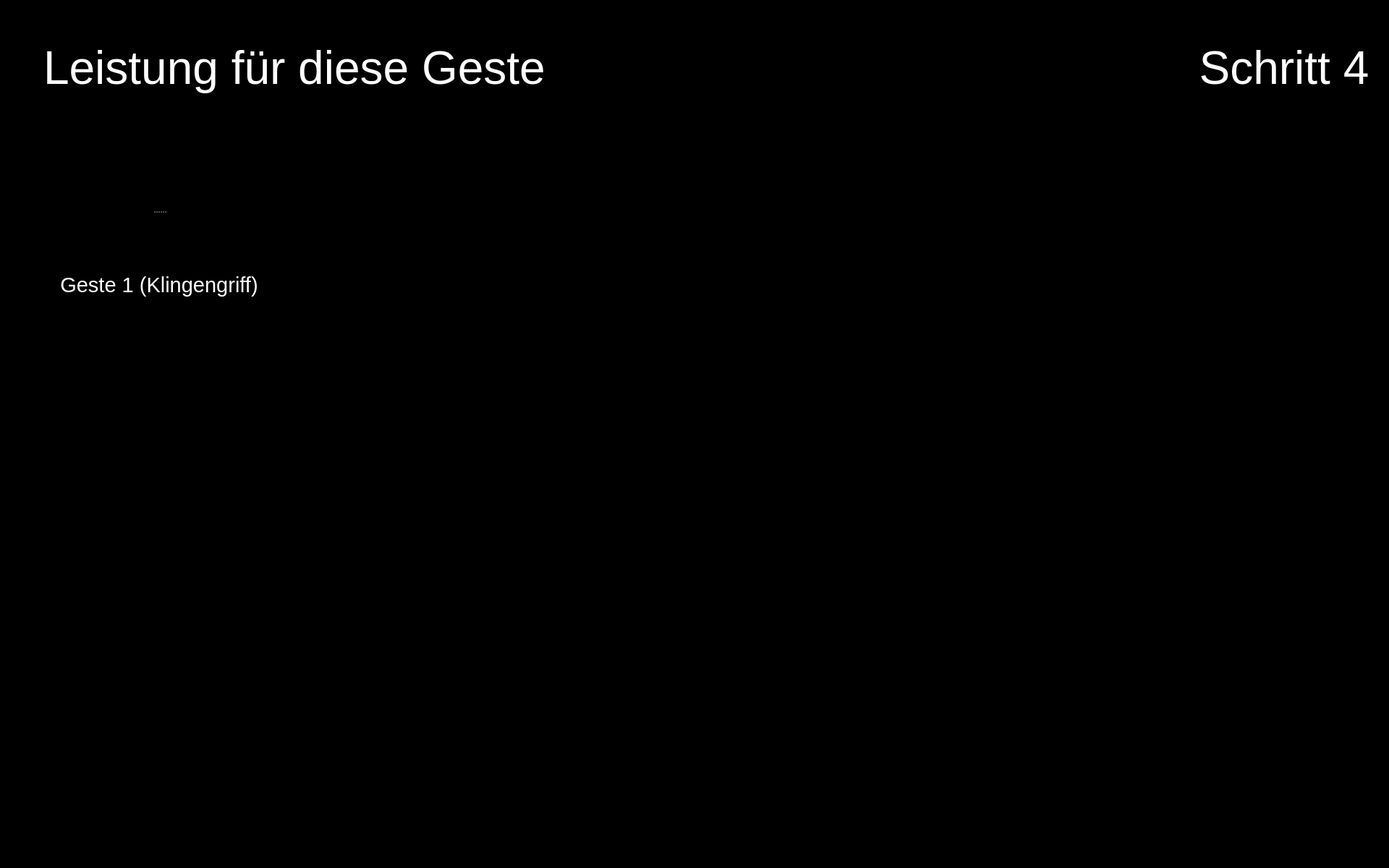
<?xml version="1.0" encoding="UTF-8"?>
<ui version="4.0">
 <class>Form</class>
 <widget class="QWidget" name="Form">
  <property name="geometry">
   <rect>
    <x>0</x>
    <y>0</y>
    <width>1920</width>
    <height>1200</height>
   </rect>
  </property>
  <property name="maximumSize">
   <size>
    <width>1920</width>
    <height>1200</height>
   </size>
  </property>
  <property name="windowTitle">
   <string>Form</string>
  </property>
  <property name="styleSheet">
   <string notr="true">background-color: rgb(0, 0, 0);</string>
  </property>
  <widget class="QPushButton" name="button_nav_left">
   <property name="enabled">
    <bool>true</bool>
   </property>
   <property name="geometry">
    <rect>
     <x>800</x>
     <y>560</y>
     <width>150</width>
     <height>150</height>
    </rect>
   </property>
   <property name="minimumSize">
    <size>
     <width>81</width>
     <height>81</height>
    </size>
   </property>
   <property name="maximumSize">
    <size>
     <width>150</width>
     <height>150</height>
    </size>
   </property>
   <property name="cursor">
    <cursorShape>OpenHandCursor</cursorShape>
   </property>
   <property name="focusPolicy">
    <enum>Qt::WheelFocus</enum>
   </property>
   <property name="contextMenuPolicy">
    <enum>Qt::DefaultContextMenu</enum>
   </property>
   <property name="layoutDirection">
    <enum>Qt::LeftToRight</enum>
   </property>
   <property name="autoFillBackground">
    <bool>false</bool>
   </property>
   <property name="styleSheet">
    <string notr="true"/>
   </property>
   <property name="icon">
    <iconset resource="resources/res.qrc">
     <normaloff>:/buttons/Button Left.svg</normaloff>:/buttons/Button Left.svg</iconset>
   </property>
   <property name="iconSize">
    <size>
     <width>144</width>
     <height>144</height>
    </size>
   </property>
   <property name="autoDefault">
    <bool>false</bool>
   </property>
   <property name="default">
    <bool>false</bool>
   </property>
   <property name="flat">
    <bool>true</bool>
   </property>
  </widget>
  <widget class="QPushButton" name="button_nav_right">
   <property name="enabled">
    <bool>true</bool>
   </property>
   <property name="geometry">
    <rect>
     <x>960</x>
     <y>560</y>
     <width>150</width>
     <height>150</height>
    </rect>
   </property>
   <property name="minimumSize">
    <size>
     <width>81</width>
     <height>81</height>
    </size>
   </property>
   <property name="maximumSize">
    <size>
     <width>150</width>
     <height>150</height>
    </size>
   </property>
   <property name="cursor">
    <cursorShape>OpenHandCursor</cursorShape>
   </property>
   <property name="focusPolicy">
    <enum>Qt::WheelFocus</enum>
   </property>
   <property name="contextMenuPolicy">
    <enum>Qt::DefaultContextMenu</enum>
   </property>
   <property name="layoutDirection">
    <enum>Qt::LeftToRight</enum>
   </property>
   <property name="autoFillBackground">
    <bool>false</bool>
   </property>
   <property name="styleSheet">
    <string notr="true"/>
   </property>
   <property name="icon">
    <iconset resource="resources/res.qrc">
     <normaloff>:/buttons/Button Right.svg</normaloff>:/buttons/Button Right.svg</iconset>
   </property>
   <property name="iconSize">
    <size>
     <width>144</width>
     <height>144</height>
    </size>
   </property>
   <property name="autoDefault">
    <bool>false</bool>
   </property>
   <property name="default">
    <bool>false</bool>
   </property>
   <property name="flat">
    <bool>true</bool>
   </property>
  </widget>
  <widget class="QPushButton" name="button_exit">
   <property name="enabled">
    <bool>true</bool>
   </property>
   <property name="geometry">
    <rect>
     <x>1760</x>
     <y>1040</y>
     <width>150</width>
     <height>150</height>
    </rect>
   </property>
   <property name="minimumSize">
    <size>
     <width>81</width>
     <height>81</height>
    </size>
   </property>
   <property name="maximumSize">
    <size>
     <width>150</width>
     <height>150</height>
    </size>
   </property>
   <property name="cursor">
    <cursorShape>OpenHandCursor</cursorShape>
   </property>
   <property name="focusPolicy">
    <enum>Qt::WheelFocus</enum>
   </property>
   <property name="contextMenuPolicy">
    <enum>Qt::DefaultContextMenu</enum>
   </property>
   <property name="icon">
    <iconset resource="resources/res.qrc">
     <normaloff>:/buttons/Button Exit.svg</normaloff>:/buttons/Button Exit.svg</iconset>
   </property>
   <property name="iconSize">
    <size>
     <width>144</width>
     <height>144</height>
    </size>
   </property>
   <property name="autoDefault">
    <bool>false</bool>
   </property>
   <property name="default">
    <bool>false</bool>
   </property>
   <property name="flat">
    <bool>true</bool>
   </property>
  </widget>
  <widget class="QLabel" name="icon_expert_1">
   <property name="enabled">
    <bool>true</bool>
   </property>
   <property name="geometry">
    <rect>
     <x>490</x>
     <y>220</y>
     <width>100</width>
     <height>100</height>
    </rect>
   </property>
   <property name="sizePolicy">
    <sizepolicy hsizetype="Preferred" vsizetype="Preferred">
     <horstretch>0</horstretch>
     <verstretch>0</verstretch>
    </sizepolicy>
   </property>
   <property name="maximumSize">
    <size>
     <width>100</width>
     <height>100</height>
    </size>
   </property>
   <property name="text">
    <string/>
   </property>
   <property name="pixmap">
    <pixmap resource="resources/res.qrc">:/img/Icon Expert.png</pixmap>
   </property>
   <property name="scaledContents">
    <bool>true</bool>
   </property>
  </widget>
  <widget class="QLabel" name="image_step">
   <property name="geometry">
    <rect>
     <x>1650</x>
     <y>170</y>
     <width>250</width>
     <height>250</height>
    </rect>
   </property>
   <property name="font">
    <font>
     <pointsize>48</pointsize>
    </font>
   </property>
   <property name="styleSheet">
    <string notr="true">color: rgb(255, 255, 255);</string>
   </property>
   <property name="text">
    <string/>
   </property>
   <property name="pixmap">
    <pixmap resource="resources/res.qrc">:/detected steps/Detected Step4 Button.png</pixmap>
   </property>
   <property name="alignment">
    <set>Qt::AlignCenter</set>
   </property>
   <property name="wordWrap">
    <bool>true</bool>
   </property>
  </widget>
  <widget class="QLabel" name="icon_reaction_1">
   <property name="enabled">
    <bool>true</bool>
   </property>
   <property name="geometry">
    <rect>
     <x>1400</x>
     <y>250</y>
     <width>200</width>
     <height>200</height>
    </rect>
   </property>
   <property name="sizePolicy">
    <sizepolicy hsizetype="Preferred" vsizetype="Preferred">
     <horstretch>0</horstretch>
     <verstretch>0</verstretch>
    </sizepolicy>
   </property>
   <property name="maximumSize">
    <size>
     <width>200</width>
     <height>200</height>
    </size>
   </property>
   <property name="text">
    <string/>
   </property>
   <property name="scaledContents">
    <bool>true</bool>
   </property>
  </widget>
  <widget class="QLabel" name="icon_newbie_1">
   <property name="enabled">
    <bool>true</bool>
   </property>
   <property name="geometry">
    <rect>
     <x>490</x>
     <y>380</y>
     <width>100</width>
     <height>100</height>
    </rect>
   </property>
   <property name="sizePolicy">
    <sizepolicy hsizetype="Preferred" vsizetype="Preferred">
     <horstretch>0</horstretch>
     <verstretch>0</verstretch>
    </sizepolicy>
   </property>
   <property name="maximumSize">
    <size>
     <width>100</width>
     <height>100</height>
    </size>
   </property>
   <property name="text">
    <string/>
   </property>
   <property name="pixmap">
    <pixmap resource="resources/res.qrc">:/img/Icon User.png</pixmap>
   </property>
   <property name="scaledContents">
    <bool>true</bool>
   </property>
  </widget>
  <widget class="QLabel" name="label_plot_1">
   <property name="geometry">
    <rect>
     <x>490</x>
     <y>180</y>
     <width>850</width>
     <height>340</height>
    </rect>
   </property>
   <property name="maximumSize">
    <size>
     <width>1200</width>
     <height>480</height>
    </size>
   </property>
   <property name="font">
    <font>
     <pointsize>48</pointsize>
    </font>
   </property>
   <property name="styleSheet">
    <string notr="true">color: rgb(255, 255, 255);</string>
   </property>
   <property name="text">
    <string/>
   </property>
   <property name="scaledContents">
    <bool>true</bool>
   </property>
  </widget>
  <widget class="QLabel" name="label_text_step">
   <property name="geometry">
    <rect>
     <x>1650</x>
     <y>20</y>
     <width>250</width>
     <height>150</height>
    </rect>
   </property>
   <property name="font">
    <font>
     <family>Arial</family>
     <pointsize>48</pointsize>
     <weight>9</weight>
     <italic>false</italic>
     <bold>false</bold>
    </font>
   </property>
   <property name="styleSheet">
    <string notr="true">font: 75 48pt &quot;Arial&quot;;
color: rgb(255, 255, 255);</string>
   </property>
   <property name="text">
    <string>Schritt 4</string>
   </property>
   <property name="textFormat">
    <enum>Qt::RichText</enum>
   </property>
   <property name="alignment">
    <set>Qt::AlignCenter</set>
   </property>
   <property name="wordWrap">
    <bool>true</bool>
   </property>
  </widget>
  <widget class="QSplitter" name="splitter_2">
   <property name="geometry">
    <rect>
     <x>60</x>
     <y>210</y>
     <width>320</width>
     <height>282</height>
    </rect>
   </property>
   <property name="orientation">
    <enum>Qt::Vertical</enum>
   </property>
   <widget class="QLabel" name="image_required_1">
    <property name="maximumSize">
     <size>
      <width>320</width>
      <height>240</height>
     </size>
    </property>
    <property name="text">
     <string/>
    </property>
    <property name="pixmap">
     <pixmap resource="resources/res.qrc">:/img/right_step4_gesture1.png</pixmap>
    </property>
    <property name="scaledContents">
     <bool>true</bool>
    </property>
   </widget>
   <widget class="QLabel" name="text_required_1">
    <property name="font">
     <font>
      <family>Arial</family>
      <pointsize>22</pointsize>
      <weight>9</weight>
      <italic>false</italic>
      <bold>false</bold>
     </font>
    </property>
    <property name="styleSheet">
     <string notr="true">font: 75 22pt &quot;Arial&quot;;
color: rgb(255, 255, 255);</string>
    </property>
    <property name="text">
     <string>Geste 1 (Klingengriff)</string>
    </property>
    <property name="textFormat">
     <enum>Qt::PlainText</enum>
    </property>
    <property name="alignment">
     <set>Qt::AlignCenter</set>
    </property>
    <property name="wordWrap">
     <bool>true</bool>
    </property>
   </widget>
  </widget>
  <widget class="QLabel" name="label_trouble">
   <property name="geometry">
    <rect>
     <x>60</x>
     <y>20</y>
     <width>1280</width>
     <height>150</height>
    </rect>
   </property>
   <property name="font">
    <font>
     <family>Arial</family>
     <pointsize>48</pointsize>
     <weight>9</weight>
     <italic>false</italic>
     <bold>false</bold>
    </font>
   </property>
   <property name="styleSheet">
    <string notr="true">font: 75 48pt &quot;Arial&quot;;
color: rgb(255, 255, 255);</string>
   </property>
   <property name="text">
    <string>Leistung für diese Geste</string>
   </property>
   <property name="textFormat">
    <enum>Qt::RichText</enum>
   </property>
   <property name="alignment">
    <set>Qt::AlignLeading|Qt::AlignLeft|Qt::AlignVCenter</set>
   </property>
   <property name="wordWrap">
    <bool>true</bool>
   </property>
  </widget>
  <zorder>label_plot_1</zorder>
  <zorder>button_nav_left</zorder>
  <zorder>button_nav_right</zorder>
  <zorder>button_exit</zorder>
  <zorder>icon_expert_1</zorder>
  <zorder>image_step</zorder>
  <zorder>icon_reaction_1</zorder>
  <zorder>icon_newbie_1</zorder>
  <zorder>label_text_step</zorder>
  <zorder>splitter_2</zorder>
  <zorder>label_trouble</zorder>
 </widget>
 <resources>
  <include location="resources/res.qrc"/>
 </resources>
 <connections/>
</ui>
